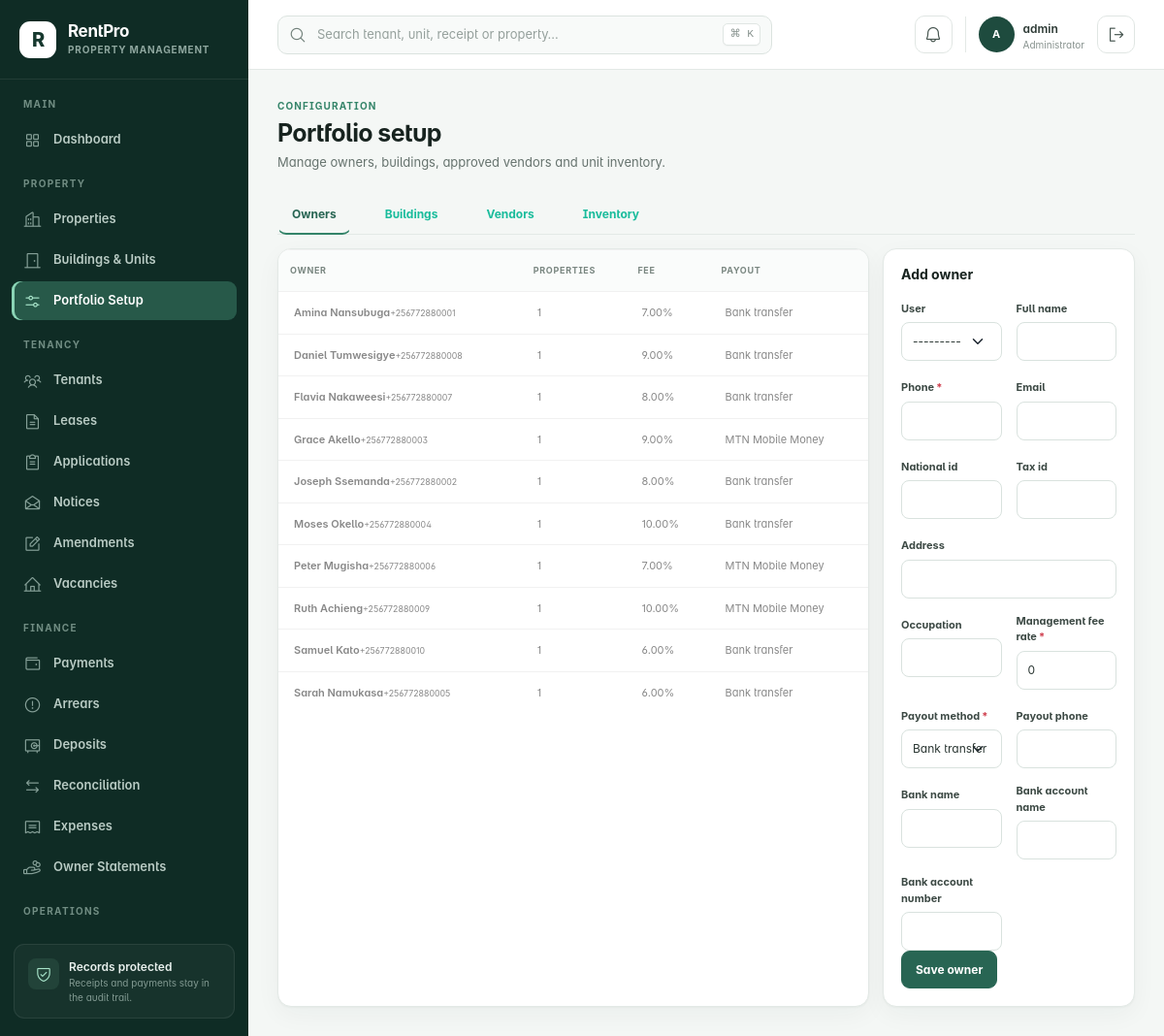
The app's page /portfolio/setup/ (signed in) with its own data.
### rentalapp/models.py (models this page shows)
class TimeStampedModel(models.Model):
    created_at = models.DateTimeField(default=timezone.now, editable=False)
    updated_at = models.DateTimeField(auto_now=True)
    class Meta:
        abstract = True

class Landlord(TimeStampedModel):
    class PayoutMethod(models.TextChoices):
        BANK = "bank", "Bank transfer"
        MTN_MOMO = "mtn_momo", "MTN Mobile Money"
        AIRTEL_MONEY = "airtel_money", "Airtel Money"
        CASH = "cash", "Cash"
    user = models.OneToOneField(
        settings.AUTH_USER_MODEL,
        on_delete=models.SET_NULL,
        null=True,
        blank=True,
        related_name="landlord_profile",
    )
    full_name = models.CharField(max_length=140, blank=True)
    phone = models.CharField(max_length=20)
    national_id = models.CharField(max_length=30, blank=True)
    address = models.CharField(max_length=255, blank=True)
    email = models.EmailField(blank=True)
    occupation = models.CharField(max_length=100, blank=True)
    tax_id = models.CharField(max_length=40, blank=True)
    management_fee_rate = models.DecimalField(
        max_digits=5,
        decimal_places=2,
        default=0,
        validators=[MinValueValidator(0), MaxValueValidator(100)],
    )
    payout_method = models.CharField(
        max_length=20,
        choices=PayoutMethod.choices,
        default=PayoutMethod.BANK,
    )
    payout_phone = models.CharField(max_length=20, blank=True)
    bank_name = models.CharField(max_length=100, blank=True)
    bank_account_name = models.CharField(max_length=140, blank=True)
    bank_account_number = models.CharField(max_length=60, blank=True)
    class Meta:
        ordering = ("full_name", "id")
    def __str__(self):
        return self.full_name or (self.user.get_full_name() if self.user else "Unnamed owner")

### rentalapp/views.py (the view, shortened to what this page needs)
# urls.py: path("portfolio/setup/", views.portfolio_setup, name="portfolio_setup"),
@login_and_roles_required(*ADMIN_ROLES)
def portfolio_setup(request):
    forms = {
        "owner": LandlordForm(prefix="owner"),
        "building": BuildingForm(prefix="building"),
        "vendor": VendorForm(prefix="vendor"),
        "inventory": InventoryItemForm(prefix="inventory"),
    }
    return render(
        request,
        "operations/portfolio.html",
        {
            "forms": forms,
            "owners": Landlord.objects.prefetch_related("properties"),
            "buildings": Building.objects.select_related("property"),
            "vendors": Vendor.objects.all(),
            "inventory_items": InventoryItem.objects.select_related("unit__property")[:100],
        },
    )

### rentalapp/forms.py
class LandlordForm(StyledModelForm):
    class Meta:
        model = Landlord
        fields = (
            "user",
            "full_name",
            "phone",
            "email",
            "national_id",
            "tax_id",
            "address",
            "occupation",
            "management_fee_rate",
            "payout_method",
            "payout_phone",
            "bank_name",
            "bank_account_name",
            "bank_account_number",
        )

class BuildingForm(StyledModelForm):
    class Meta:
        model = Building
        fields = ("property", "name", "floors", "notes")

### rentalapp/context_processors.py (called while the page is built)
def workspace_context(request):
    notifications = Notification.objects.filter(is_read=False)
    if request.user.is_authenticated:
        notifications = notifications.filter(Q(user=request.user) | Q(user__isnull=True))
    else:
        notifications = notifications.filter(user__isnull=True)
    role = get_user_role(request.user)
    if role == "tenant":
        home_url = reverse("tenant_portal")
    elif role == "landlord":
        home_url = reverse("landlord_portal")
    elif role in STAFF_ROLES:
        home_url = reverse("dashboard")
    else:
        home_url = reverse("home")
    return {
        "workspace_notifications": notifications[:5],
        "workspace_notification_count": notifications.count(),
        "workspace_role": role,
        "workspace_home_url": home_url,
    }

### rentalapp/models.py (called while the page is built)
    def __str__(self):
        return self.name

    def __str__(self):
        return f"{self.property} · {self.unit_number}"

### rentalapp/permissions.py (called while the page is built)
def get_user_role(user):
    if not getattr(user, "is_authenticated", False):
        return None
    if user.is_superuser:
        return UserProfile.Role.ADMINISTRATOR
    profile = getattr(user, "rental_profile", None)
    if not profile or not profile.is_active:
        return UserProfile.Role.VIEWER
    return profile.role

def user_has_role(user, roles):
    return get_user_role(user) in roles

### rentalapp/templatetags/rental_tags.py (called while the page is built)
@register.filter
def initials(value):
    words = str(value or "R").split()
    return "".join(word[0] for word in words[:2]).upper()

### rentalapp/templates/operations/portfolio.html (shortened to what this page needs)
{% extends 'base.html' %}
{% block content %}
<header class="page-header"><div><span class="eyebrow">Configuration</span><h1>Portfolio setup</h1><p>Manage owners, buildings, approved vendors and unit inventory.</p></div></header>
<div class="tabs-line" role="tablist"><button class="active btn btn-link" data-bs-toggle="tab" data-bs-target="#owners">Owners</button><button class="btn btn-link" data-bs-toggle="tab" data-bs-target="#buildings">Buildings</button><button class="btn btn-link" data-bs-toggle="tab" data-bs-target="#vendors">Vendors</button><button class="btn btn-link" data-bs-toggle="tab" data-bs-target="#inventory">Inventory</button></div>
<div class="tab-content">
  <section class="tab-pane fade show active" id="owners"><div class="detail-grid"><div class="data-card"><table class="table"><thead><tr><th>Owner</th><th>Properties</th><th>Fee</th><th>Payout</th></tr></thead><tbody>{% for item in owners %}<tr><td><strong>{{ item }}</strong><small class="d-block text-muted">{{ item.phone }}</small></td><td>{{ item.properties.count }}</td><td>{{ item.management_fee_rate }}%</td><td>{{ item.get_payout_method_display }}</td></tr>{% empty %}<tr><td colspan="4"><div class="empty-state compact">No owners configured.</div></td></tr>{% endfor %}</tbody></table></div><aside class="detail-card"><h2>Add owner</h2><form method="post">{% csrf_token %}<input type="hidden" name="_action" value="owner"><div class="form-grid">{% with form=forms.owner %}{% include 'includes/form_fields.html' %}{% endwith %}</div><button class="btn btn-primary mt-3">Save owner</button></form></aside></div></section>
</div>
{% endblock %}

### rentalapp/templates/base.html (shortened to what this page needs)
{% load static rental_tags %}
<!doctype html>
<html lang="en">
<head>
  <link rel="stylesheet" href="{% static 'assets/css/plugins/phosphor-icons.css' %}">
  <link rel="stylesheet" href="{% static 'assets/css/style.css' %}">
  <link rel="stylesheet" href="{% static 'assets/css/rentpro.css' %}">
</head>
<body>
  <div class="app-shell">
    <aside class="app-sidebar offcanvas-lg offcanvas-start" tabindex="-1" id="mainSidebar" aria-label="Primary navigation">
      <div class="sidebar-brand">
        <a href="{{ workspace_home_url }}" class="brand-mark" aria-label="RentPro home">R</a>
        <div><a href="{{ workspace_home_url }}" class="brand-name">RentPro</a><span>Property Management</span></div>
      </div>
      <nav class="sidebar-nav">
        {% if workspace_role == 'tenant' %}
        <div class="nav-group">
          <span class="nav-caption">Tenant portal</span>
          <a href="{% url 'tenant_portal' %}" class="nav-link active"><i class="ph ph-house-user"></i><span>My tenancy</span></a>
        </div>
        {% elif workspace_role == 'landlord' %}
        <div class="nav-group">
          <span class="nav-caption">Landlord portal</span>
          <a href="{% url 'landlord_portal' %}" class="nav-link active"><i class="ph ph-buildings"></i><span>My portfolio</span></a>
        </div>
        {% else %}
        <div class="nav-group">
          <span class="nav-caption">Main</span>
          <a href="{% url 'dashboard' %}" class="nav-link {% if request.resolver_match.url_name == 'dashboard' %}active{% endif %}"><i class="ph ph-squares-four"></i><span>Dashboard</span></a>
        </div>
        <div class="nav-group">
          <span class="nav-caption">Property</span>
          <a href="{% url 'property_list' %}" class="nav-link {% if 'property' in request.resolver_match.url_name %}active{% endif %}"><i class="ph ph-buildings"></i><span>Properties</span></a>
          <a href="{% url 'unit_list' %}" class="nav-link {% if 'unit' in request.resolver_match.url_name %}active{% endif %}"><i class="ph ph-door"></i><span>Buildings &amp; Units</span></a>
          <a href="{% url 'portfolio_setup' %}" class="nav-link {% if request.resolver_match.url_name == 'portfolio_setup' %}active{% endif %}"><i class="ph ph-sliders-horizontal"></i><span>Portfolio Setup</span></a>
        </div>
        <div class="nav-group">
          <span class="nav-caption">Tenancy</span>
          <a href="{% url 'tenant_list' %}" class="nav-link {% if 'tenant' in request.resolver_match.url_name %}active{% endif %}"><i class="ph ph-users-three"></i><span>Tenants</span></a>
          <a href="{% url 'lease_list' %}" class="nav-link {% if 'lease' in request.resolver_match.url_name %}active{% endif %}"><i class="ph ph-file-text"></i><span>Leases</span></a>
          <a href="{% url 'application_list' %}" class="nav-link {% if 'application' in request.resolver_match.url_name %}active{% endif %}"><i class="ph ph-clipboard-text"></i><span>Applications</span></a>
          <a href="{% url 'notice_list' %}" class="nav-link {% if request.resolver_match.url_name == 'notice_list' %}active{% endif %}"><i class="ph ph-envelope-open"></i><span>Notices</span></a>
          <a href="{% url 'amendment_list' %}" class="nav-link {% if 'amendment' in request.resolver_match.url_name %}active{% endif %}"><i class="ph ph-note-pencil"></i><span>Amendments</span></a>
          <a href="{% url 'unit_list' %}?status=available" class="nav-link"><i class="ph ph-house-line"></i><span>Vacancies</span></a>
        </div>
        <div class="nav-group">
          <span class="nav-caption">Finance</span>
          <a href="{% url 'payment_list' %}" class="nav-link "><i class="ph ph-wallet"></i><span>Payments</span></a>
          <a href="{% url 'arrears' %}" class="nav-link {% if request.resolver_match.url_name == 'arrears' %}active{% endif %}"><i class="ph ph-warning-circle"></i><span>Arrears</span></a>
          <a href="{% url 'deposit_list' %}" class="nav-link {% if request.resolver_match.url_name == 'deposit_list' %}active{% endif %}"><i class="ph ph-vault"></i><span>Deposits</span></a>
          <a href="{% url 'reconciliation_list' %}" class="nav-link {% if request.resolver_match.url_name == 'reconciliation_list' %}active{% endif %}"><i class="ph ph-arrows-left-right"></i><span>Reconciliation</span></a>
          <a href="{% url 'expense_list' %}" class="nav-link {% if request.resolver_match.url_name == 'expense_list' %}active{% endif %}"><i class="ph ph-receipt"></i><span>Expenses</span></a>
          <a href="{% url 'owner_statement_list' %}" class="nav-link {% if 'owner_statement' in request.resolver_match.url_name %}active{% endif %}"><i class="ph ph-hand-coins"></i><span>Owner Statements</span></a>
        </div>
        <div class="nav-group">
          <span class="nav-caption">Operations</span>
          <a href="{% url 'maintenance_list' %}" class="nav-link {% if request.resolver_match.url_name == 'maintenance_list' %}active{% endif %}"><span>Maintenance</span></a>
        </div>
        {% endif %}
      </nav>
      <div class="sidebar-help">
        <div class="help-icon"><i class="ph ph-shield-check"></i></div>
        <strong>Records protected</strong>
        <span>Receipts and payments stay in the audit trail.</span>
      </div>
    </aside>
    <div class="app-main">
      <header class="app-topbar">
        {% if workspace_role != 'tenant' and workspace_role != 'landlord' %}<form class="global-search" action="{% url 'global_search' %}" method="get" role="search">
          <i class="ph ph-magnifying-glass"></i>
          <input type="search" name="q" value="{{ request.GET.q|default:'' }}" placeholder="Search tenant, unit, receipt or property…" aria-label="Global search">
          <kbd>⌘ K</kbd>
        </form>{% endif %}
        <div class="topbar-actions">
          <div class="dropdown">
            <button class="icon-button notification-button" type="button" data-bs-toggle="dropdown" aria-expanded="false" aria-label="Notifications">
              <i class="ph ph-bell"></i>{% if workspace_notification_count %}<span>{{ workspace_notification_count }}</span>{% endif %}
            </button>
          </div>
          <div class="user-chip">
            <span class="avatar">{% if request.user.is_authenticated %}{{ request.user.get_full_name|default:request.user.username|initials }}{% else %}PM{% endif %}</span>
            <span class="d-none d-md-flex"><strong>{% if request.user.is_authenticated %}{{ request.user.get_full_name|default:request.user.username }}{% else %}Property Manager{% endif %}</strong><small>{{ workspace_role|default:'Operations'|title }}</small></span>
          </div>
          {% if request.user.is_authenticated %}<form method="post" action="{% url 'logout' %}">{% csrf_token %}<button class="icon-button" type="submit" title="Sign out"><i class="ph ph-sign-out"></i><span class="visually-hidden">Sign out</span></button></form>{% endif %}
        </div>
      </header>
      <main class="app-content">
        {% block content %}{% endblock %}
      </main>
    </div>
  </div>
</body>
</html>

### records on screen
Landlord: full_name "Amina Nansubuga", phone "+256772880001", properties.count "1", management_fee_rate "7.00", payout_method "Bank transfer"
Landlord: full_name "Daniel Tumwesigye", phone "+256772880008", properties.count "1", management_fee_rate "9.00", payout_method "Bank transfer"
Landlord: full_name "Flavia Nakaweesi", phone "+256772880007", properties.count "1", management_fee_rate "8.00", payout_method "Bank transfer"
Landlord: full_name "Grace Akello", phone "+256772880003", properties.count "1", management_fee_rate "9.00", payout_method "MTN Mobile Money"
Landlord: full_name "Joseph Ssemanda", phone "+256772880002", properties.count "1", management_fee_rate "8.00", payout_method "Bank transfer"
Landlord: full_name "Moses Okello", phone "+256772880004", properties.count "1", management_fee_rate "10.00", payout_method "Bank transfer"
Landlord: full_name "Peter Mugisha", phone "+256772880006", properties.count "1", management_fee_rate "7.00", payout_method "MTN Mobile Money"
Landlord: full_name "Ruth Achieng", phone "+256772880009", properties.count "1", management_fee_rate "10.00", payout_method "MTN Mobile Money"
Landlord: full_name "Samuel Kato", phone "+256772880010", properties.count "1", management_fee_rate "6.00", payout_method "Bank transfer"
Landlord: full_name "Sarah Namukasa", phone "+256772880005", properties.count "1", management_fee_rate "6.00", payout_method "Bank transfer"

### other values on screen
{{ request.user.get_full_name|default:request.user.username|initials }} "A"
{{ request.user.get_full_name|default:request.user.username }} "admin"
{{ workspace_role|default:'Operations'|title }} "Administrator"
{{ field.label }} "User" "Full name" "Phone" "Email" "National id" "Tax id" "Address" "Occupation" "Management fee rate" "Payout method" "Payout phone" "Bank name" "Bank account name" "Bank account number"
